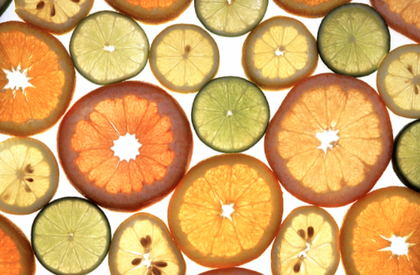
%> input picture A2/test.png, 420 x 275 px, shrunk from 530 x 347 before the run
$ octave --eval "result = detectAnyCircle(imread('test.png'));"   (GNU Octave 9; MATLAB toolbox functions it lacks are replaced by stand-ins)
%> lines starting %> are read from the running program, lines starting %| are printed output that depends on the picture
function [origIm] = detectAnyCircle(origIm)
    grayscale = rgb2gray(origIm);
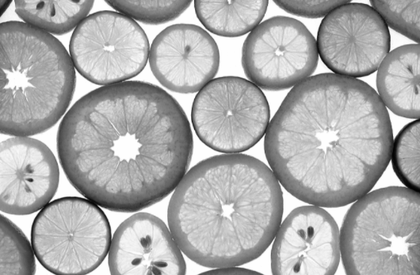
%> grayscale: size 275x420 uint8; min 1, max 255, mean 172.1
    binaryImage = edge(grayscale, 'canny', 0.7);
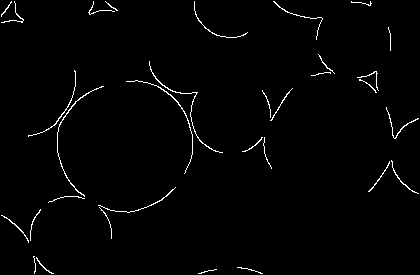
%> binaryImage: size 275x420 logical; 1.5% white in thin lines or dots
    [height, width] = size(binaryImage);
%> height = 275; width = 420
    radiasRange = fix(min([height width])/2);
%> radiasRange = 137
    accumulator = zeros(height, width, radiasRange);
    [r, c] = find(binaryImage == 1);
%> r = 1763 values from 2 to 274; c = 1763 values from 2 to 419
    % iterate each pixel and vote on potnetial radius, angel
    for pixelIndex = 1:size(r,1)
        for radias = 1:radiasRange
            for gradient = 1:360
                theta = gradient*2*pi/360;
                radiasC = c(pixelIndex) - radias*cos(theta);
                radiasR = r(pixelIndex) - radias*sin(theta);
                if radiasC >= 1 && radiasC <= width && radiasR >= 1 && ...
                        radiasR <= height
                    accumulator(int16(radiasR), int16(radiasC), radias) = ...
                        accumulator(int16(radiasR), int16(radiasC), radias) + 1;
                end
            end
        end
    end
    threshhold = max(max(max(accumulator)))/3;
    [r,c,d] = ind2sub(size(accumulator),find(accumulator > threshhold));
    r = r(find(d > max(d)/2));
    c = c(find(d > max(d)/2));
    d = d(find(d > max(d)/2));
    % show circles on image and return
    for i = 1:size(r,1)
        for gradient = 1:360
            theta = gradient*2*pi/360;
            cIndex = c(i) - d(i)*cos(theta);
            rIndex = r(i) - d(i)*sin(theta);
            if cIndex >= 0.5 && rIndex >= 0.5 && cIndex < ...
                    size(origIm,2)+ 0.5 && rIndex < size(origIm,1)+ 0.5
                origIm(int16(rIndex),int16(cIndex),:) = [255 0 0];
            end
        end
    end
end
%> (the run ends here)
